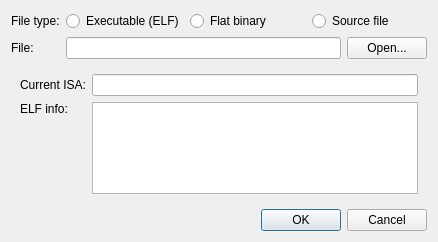
<?xml version="1.0" encoding="UTF-8"?>
<ui version="4.0">
 <class>Ripes::LoadDialog</class>
 <widget class="QDialog" name="Ripes::LoadDialog">
  <property name="geometry">
   <rect>
    <x>0</x>
    <y>0</y>
    <width>438</width>
    <height>242</height>
   </rect>
  </property>
  <property name="windowTitle">
   <string notr="true">Dialog</string>
  </property>
  <layout class="QGridLayout" name="gridLayout_2">
   <item row="0" column="0">
    <layout class="QGridLayout" name="gridLayout">
     <item row="2" column="1">
      <layout class="QHBoxLayout" name="horizontalLayout">
       <item>
        <widget class="QLineEdit" name="filePath"/>
       </item>
       <item>
        <widget class="QPushButton" name="openFile">
         <property name="toolTip">
          <string>Browse for the file to load.</string>
         </property>
         <property name="text">
          <string>Open...</string>
         </property>
        </widget>
       </item>
      </layout>
     </item>
     <item row="0" column="0">
      <widget class="QLabel" name="label">
       <property name="text">
        <string>File type:</string>
       </property>
      </widget>
     </item>
     <item row="2" column="0">
      <widget class="QLabel" name="label_2">
       <property name="text">
        <string>File:</string>
       </property>
      </widget>
     </item>
     <item row="0" column="1">
      <layout class="QHBoxLayout" name="horizontalLayout_2">
       <item>
        <widget class="QRadioButton" name="elfRadioButton">
         <property name="toolTip">
          <string>A RISC-V executable in ELF format, e.g. compiled outside Ripes with riscv64-unknown-elf-gcc.</string>
         </property>
         <property name="text">
          <string>Executable (ELF)</string>
         </property>
        </widget>
       </item>
       <item>
        <widget class="QRadioButton" name="binaryRadioButton">
         <property name="toolTip">
          <string>Raw machine code without any header; you choose the load address and entry point below.</string>
         </property>
         <property name="text">
          <string>Flat binary</string>
         </property>
        </widget>
       </item>
       <item>
        <widget class="QRadioButton" name="sourceRadioButton">
         <property name="toolTip">
          <string>An assembly (.s/.asm) or C (.c) source file, opened in the editor.</string>
         </property>
         <property name="text">
          <string>Source file</string>
         </property>
        </widget>
       </item>
      </layout>
     </item>
    </layout>
   </item>
   <item row="1" column="0">
    <widget class="QStackedWidget" name="fileTypePages">
     <property name="currentIndex">
      <number>2</number>
     </property>
     <widget class="QWidget" name="assemblyPage">
      <layout class="QGridLayout" name="gridLayout_4">
       <item row="0" column="0">
        <layout class="QGridLayout" name="gridLayout_3"/>
       </item>
       <item row="1" column="0">
        <spacer name="verticalSpacer">
         <property name="orientation">
          <enum>Qt::Vertical</enum>
         </property>
         <property name="sizeHint" stdset="0">
          <size>
           <width>20</width>
           <height>40</height>
          </size>
         </property>
        </spacer>
       </item>
      </layout>
     </widget>
     <widget class="QWidget" name="binaryPage">
      <layout class="QGridLayout" name="gridLayout_8">
       <item row="0" column="0">
        <layout class="QGridLayout" name="gridLayout_7">
         <item row="0" column="1">
          <widget class="QLineEdit" name="binaryLoadAt"/>
         </item>
         <item row="0" column="0">
          <widget class="QLabel" name="label_4">
           <property name="text">
            <string>Load at:</string>
           </property>
          </widget>
         </item>
         <item row="1" column="1">
          <widget class="QLineEdit" name="binaryEntryPoint"/>
         </item>
         <item row="1" column="0">
          <widget class="QLabel" name="label_5">
           <property name="text">
            <string>Entry point:</string>
           </property>
          </widget>
         </item>
        </layout>
       </item>
      </layout>
     </widget>
     <widget class="QWidget" name="elfPage">
      <layout class="QGridLayout" name="gridLayout_6">
       <item row="2" column="0">
        <spacer name="verticalSpacer_2">
         <property name="orientation">
          <enum>Qt::Vertical</enum>
         </property>
         <property name="sizeHint" stdset="0">
          <size>
           <width>20</width>
           <height>40</height>
          </size>
         </property>
        </spacer>
       </item>
       <item row="0" column="0">
        <layout class="QGridLayout" name="gridLayout_5">
         <item row="0" column="1">
          <widget class="QLineEdit" name="currentISA">
           <property name="readOnly">
            <bool>true</bool>
           </property>
          </widget>
         </item>
         <item row="0" column="0">
          <widget class="QLabel" name="label_3">
           <property name="text">
            <string>Current ISA:</string>
           </property>
          </widget>
         </item>
         <item row="1" column="0">
          <layout class="QVBoxLayout" name="verticalLayout">
           <item>
            <widget class="QLabel" name="label_6">
             <property name="text">
              <string>ELF info:</string>
             </property>
            </widget>
           </item>
           <item>
            <spacer name="verticalSpacer_3">
             <property name="orientation">
              <enum>Qt::Vertical</enum>
             </property>
             <property name="sizeHint" stdset="0">
              <size>
               <width>20</width>
               <height>40</height>
              </size>
             </property>
            </spacer>
           </item>
          </layout>
         </item>
         <item row="1" column="1">
          <widget class="QTextEdit" name="elfInfo">
           <property name="readOnly">
            <bool>true</bool>
           </property>
          </widget>
         </item>
        </layout>
       </item>
      </layout>
     </widget>
    </widget>
   </item>
   <item row="2" column="0">
    <widget class="QDialogButtonBox" name="buttonBox">
     <property name="orientation">
      <enum>Qt::Horizontal</enum>
     </property>
     <property name="standardButtons">
      <set>QDialogButtonBox::Cancel|QDialogButtonBox::Ok</set>
     </property>
    </widget>
   </item>
  </layout>
 </widget>
 <resources/>
 <connections>
  <connection>
   <sender>buttonBox</sender>
   <signal>accepted()</signal>
   <receiver>Ripes::LoadDialog</receiver>
   <slot>accept()</slot>
   <hints>
    <hint type="sourcelabel">
     <x>248</x>
     <y>254</y>
    </hint>
    <hint type="destinationlabel">
     <x>157</x>
     <y>274</y>
    </hint>
   </hints>
  </connection>
  <connection>
   <sender>buttonBox</sender>
   <signal>rejected()</signal>
   <receiver>Ripes::LoadDialog</receiver>
   <slot>reject()</slot>
   <hints>
    <hint type="sourcelabel">
     <x>316</x>
     <y>260</y>
    </hint>
    <hint type="destinationlabel">
     <x>286</x>
     <y>274</y>
    </hint>
   </hints>
  </connection>
 </connections>
</ui>
